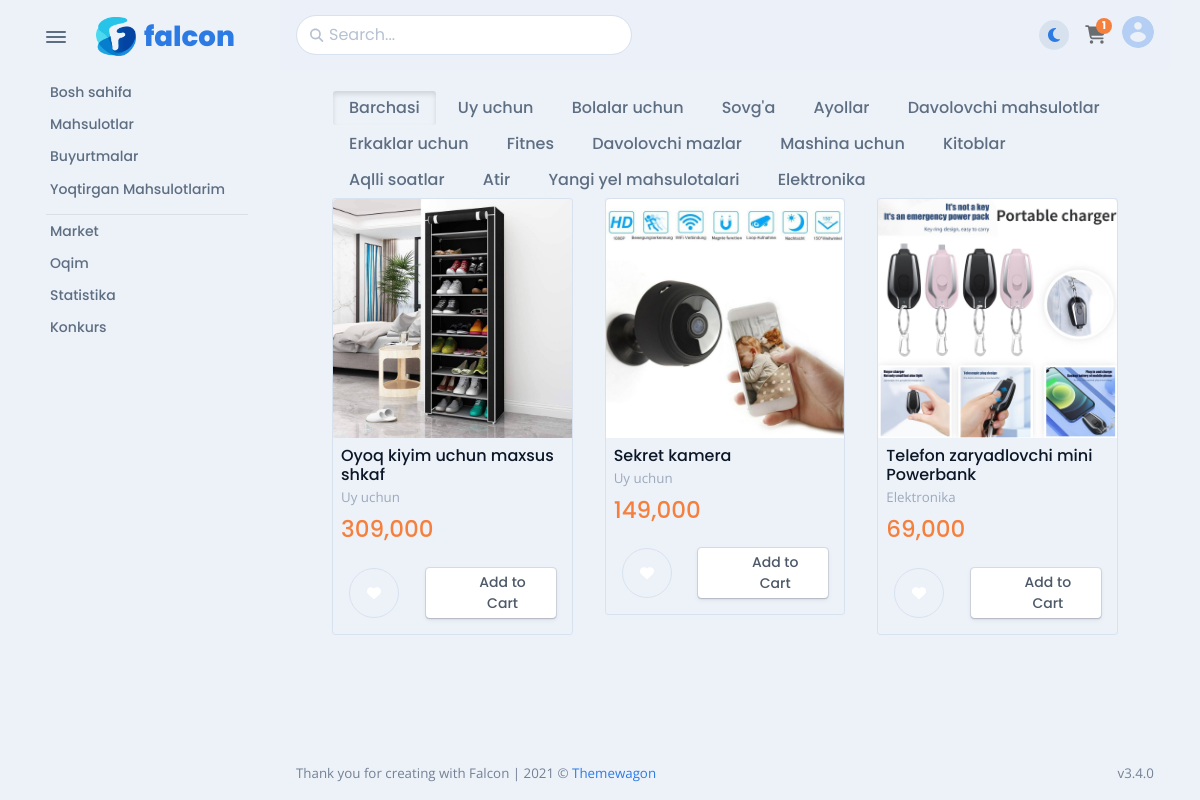
The page /product/products/ (signed in) on the database its author committed.
### apps/product/models.py (models this page shows, shortened)
class BaseSlug(Model):
    class Meta:
        abstract = True
    name = CharField(max_length=255)
    slug = SlugField(unique=True)

class Category(BaseSlug):
    image = ImageField(upload_to='category/')
    class Meta:
        verbose_name_plural = 'Categories'
    def __str__(self):
        return self.name

class Product(BaseSlug):
    description = CharField(max_length=512)
    price = PositiveIntegerField()
    category = ForeignKey(Category, on_delete=CASCADE, related_name='products')
    owner = ForeignKey('user.Seller', on_delete=CASCADE, related_name='products')
    seller_price = IntegerField(default=0)
    quantity = PositiveIntegerField(default=1)

class ProductImage(Model):
    image = ImageField(upload_to='product/')
    product = ForeignKey(Product, on_delete=CASCADE, related_name='images')

### apps/product/views.py (the view, shortened to what this page needs)
# urls.py: path('products/', ProductListView.as_view(), name='product-list'),
class ProductListView(ListView):
    model = Product
    context_object_name = 'products'
    template_name = 'product/product-list.html'
    def get_context_data(self, **kwargs):
        context = super().get_context_data(**kwargs)
        context['categories'] = Category.objects.all()
        cart_items_count = AboutCart.objects.filter(cart=self.request.user.cart).count()
        if self.request.user.is_authenticated:
            liked_products = Likes.objects.filter(user=self.request.user).values_list('product_id', flat=True)
        else:
            liked_products = []
        context['liked_products'] = list(liked_products)
        context['cart_items_count'] = cart_items_count
        return context

### templates/product/product-list.html (shortened to what this page needs)
{% extends 'base_include/base.html' %}
{% load static %}
{% load humanize %}
{% block main %}
    <nav class="navbar navbar-light navbar-glass navbar-top navbar-expand">
        <ul class="navbar-nav align-items-center d-none d-lg-block">
            <li class="nav-item">
                <div class="search-box" data-list='{"valueNames":["title"]}'>
                    <form method="post" class="position-relative" data-bs-toggle="search" data-bs-display="static">
                        <input name="search" class="form-control search-input fuzzy-search" type="search"
                               placeholder="Search..." aria-label="Search"/>
                        <span class="fas fa-search search-box-icon"><button type="submit"></button></span>
                    </form>
                </div>
            </li>
        </ul>
        <ul class="navbar-nav navbar-nav-icons ms-auto flex-row align-items-center">
            <li class="nav-item">
                <div class="theme-control-toggle fa-icon-wait px-2">
                    <label class="mb-0 theme-control-toggle-label theme-control-toggle-dark"
                           for="themeControlToggle" data-bs-toggle="tooltip" data-bs-placement="left"
                           title="Switch to dark theme"><span class="fas fa-moon fs-0"></span></label>
                </div>
            </li>
            {% if user.is_authenticated %}
                <li class="nav-item">
                    <a class="nav-link px-0 notification-indicator notification-indicator-warning notification-indicator-fill fa-icon-wait"
                       href="{% url 'cart' %}"><span class="fas fa-shopping-cart"
                                                     data-fa-transform="shrink-7"
                                                     style="font-size: 33px;"></span><span
                            class="notification-indicator-number">1</span></a>
                </li>
            {% endif %}
            <li class="nav-item dropdown"><a class="nav-link pe-0" id="navbarDropdownUser" href="#"
                                             role="button" data-bs-toggle="dropdown" aria-haspopup="true"
                                             aria-expanded="false">
                <div class="avatar avatar-xl">
                    <img class="rounded-circle" src="{% static "assets/img/team/avatar.png" %}" alt=""/>
                </div>
            </a>
            </li>
        </ul>
    </nav>
    <div class="card-body">
        <div class="container border-bottom-4">
            <div class="header_tab_menu ">
                <div class="header_menu active" style="overflow: auto">
                    {% if not active_category %}
                        <a href="" class="btn btn-default active">
                            Barchasi
                        </a>
                    {% else %}
                        <a href="{% url 'product-list' %}" class="btn btn-default">
                            Barchasi
                        </a>
                    {% endif %}
                    {% for category in categories %}
                        {% if category.name == active_category %}
                            <a href="{% url 'products-by-category' category.slug %}" class="btn btn-default active">
                                {{ category.name }}
                            </a>
                        {% else %}
                            <a href="{% url 'products-by-category' category.slug %}" class="btn btn-default">
                                {{ category.name }}
                            </a>
                        {% endif %}
                    {% endfor %}
                </div>
            </div>
        </div>
        <div class="container" id="productsList">
            <div class="content_grid">
                <div class="row">
                    {% for product in products %}
                        <div class="col-6 mb-3 col-md-6 col-lg-4">
                            <div class="border rounded-1 d-flex flex-column justify-content-between pb-3">
                                <div class="overflow-hidden">
                                    <div class="position-relative rounded-top overflow-hidden">
                                        <a class="d-block" href="{% url 'product-detail' product.slug %}">
                                            {% with product.images.first as image %}
                                                {% if image %}
                                                    <img class="img-fluid rounded-top" src="{{ image.image.url }}"
                                                         alt="">
                                                {% else %}
                                                    <p>No image available for this product.</p>
                                                {% endif %}
                                            {% endwith %}
                                        </a>
                                    </div>
                                    <div class="p-2">
                                        <h5 class="fs-0"><a class="text-dark"
                                                            href="{% url 'product-detail' product.slug %}">{{ product.name }}</a>
                                        </h5>
                                        <p class="fs--1 mb-2"><a class="text-500"
                                                                 href="{% url 'products-by-category' product.category %}">{{ product.category.name }}</a>
                                        </p>
                                        <h5 class="fs-md-2 text-warning mb-0 d-flex align-items-center mb-2"> {{ product.price|floatformat:0|intcomma }}
                                        </h5>
                                    </div>
                                </div>
                                <div class="d-flex flex-between-center px-3">
                                    <div>
                                        <button
                                                class="btn btn-sm like-button border"
                                                data-product-id="{{ product.id }}"
                                                style="width: 50px; height: 50px; color: {% if product.id in liked_products %}red{% else %}white{% endif %}; border: 2px solid black; border-radius: 50%; display: flex; justify-content: center; align-items: center;"
                                                onclick="toggleLike(this)">
                                            <i class="fas fa-heart"></i>
                                        </button>
                                    </div>
                                    <div>
                                        <a class="btn btn-sm btn-falcon-default d-flex align-items-center justify-content-center"
                                           style="width: 130px; height: 50px;"
                                           href="{% url 'add-to-cart' product.slug %}?page={{ request.path }}"
                                           data-bs-toggle="tooltip" data-bs-placement="top" title=""
                                           data-bs-original-title="Add to Cart" aria-label="Add to Cart">
                                            <svg class="svg-inline--fa fa-cart-plus fa-w-18 me-2" aria-hidden="true"
                                                 focusable="false" data-prefix="fas" data-icon="cart-plus" role="img"
                                                 xmlns="http://www.w3.org/2000/svg" viewBox="0 0 576 512"
                                                 data-fa-i2svg="">
                                                <path fill="currentColor"
                                                      d="..."></path>
                                            </svg>
                                            <span>Add to Cart</span>
                                        </a>
                                    </div>
                                </div>
                            </div>
                        </div>
                    {% endfor %}
                </div>
            </div>
        </div>
    </div>
{% endblock %}

### rows shown on the page
Category: name "Uy uchun"
Category: name "Bolalar uchun"
Category: name "Sovg'a"
Category: name "Ayollar"
Category: name "Davolovchi mahsulotlar"
Category: name "Erkaklar uchun"
Category: name "Fitnes"
Category: name "Davolovchi mazlar"
Category: name "Mashina uchun"
Category: name "Kitoblar"
Category: name "Aqlli soatlar"
Category: name "Atir"
Category: name "Yangi yel mahsulotalari"
Category: name "Elektronika"
Product: images.first.image (picture), name "Oyoq kiyim uchun maxsus shkaf", category.name "Uy uchun", price "309,000"
Product: images.first.image (picture), name "Sekret kamera", category.name "Uy uchun", price "149,000"
Product: images.first.image (picture), name "Telefon zaryadlovchi mini Powerbank", category.name "Elektronika", price "69,000"
